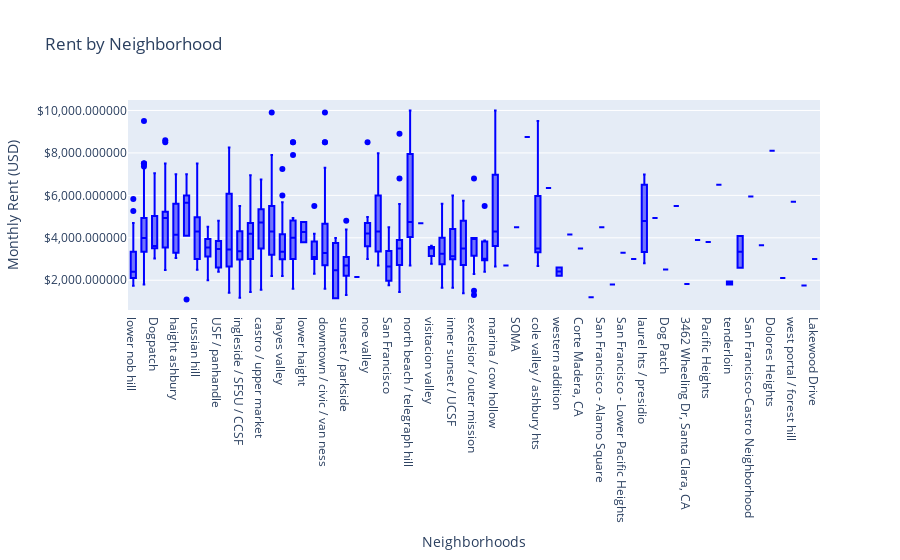

The code cell stored with this chart in its notebook:
### Markdown cell above
The graph below illustrates the mean, median, upper as well as lower pricing bounds across all neighborhoods in the city. This is an essential graph that provides valuable context and clarity in the rental market. Examining the neighborhoods discussed earlier, we can observe that neighborhoods like: Russian Hill, Haight and Pacific heights contain listings with a mean rental prices greater than that of the San Francisco Market as a whole.

### Code cell
x = sf_cl_area['where']

trace0 = go.Box(
    y=sf_cl_area['price'],
    x=x,name='kale', marker=dict(color='blue'))

data = [trace0]

layout = go.Layout(
    title="Rent by Neighborhood",
    xaxis_title="Neighborhoods",
    yaxis_title="Monthly Rent (USD)",
    margin=dict( b=150),
    yaxis=dict(title='rental prices',tickformat="$1,f",zeroline=False),
    boxmode='group')

fig = go.Figure(data=data, layout=layout)
iplot(fig)

### Figure 1 — Plotly figure (JSON) as saved in the notebook; plotly's stock layout.template omitted (floating-point values rounded to 4 significant figures; data arrays with more than 128 entries replaced by an {"elided": "..."} marker saying what was removed)
{"data": [{"marker": {"color": "blue"}, "name": "kale", "type": "box", "x": {"elided": "1008 str values"}, "y": {"elided": "1008 int values"}}], "layout": {"autosize": true, "boxmode": "group", "margin": {"b": 150}, "title": {"text": "Rent by Neighborhood"}, "xaxis": {"autorange": true, "range": [-0.5, 64.5], "title": {"text": "Neighborhoods"}, "type": "category"}, "yaxis": {"autorange": true, "range": [597.2, 10490.0], "tickformat": "$1,f", "title": {"text": "Monthly Rent (USD)"}, "type": "linear", "zeroline": false}}}
